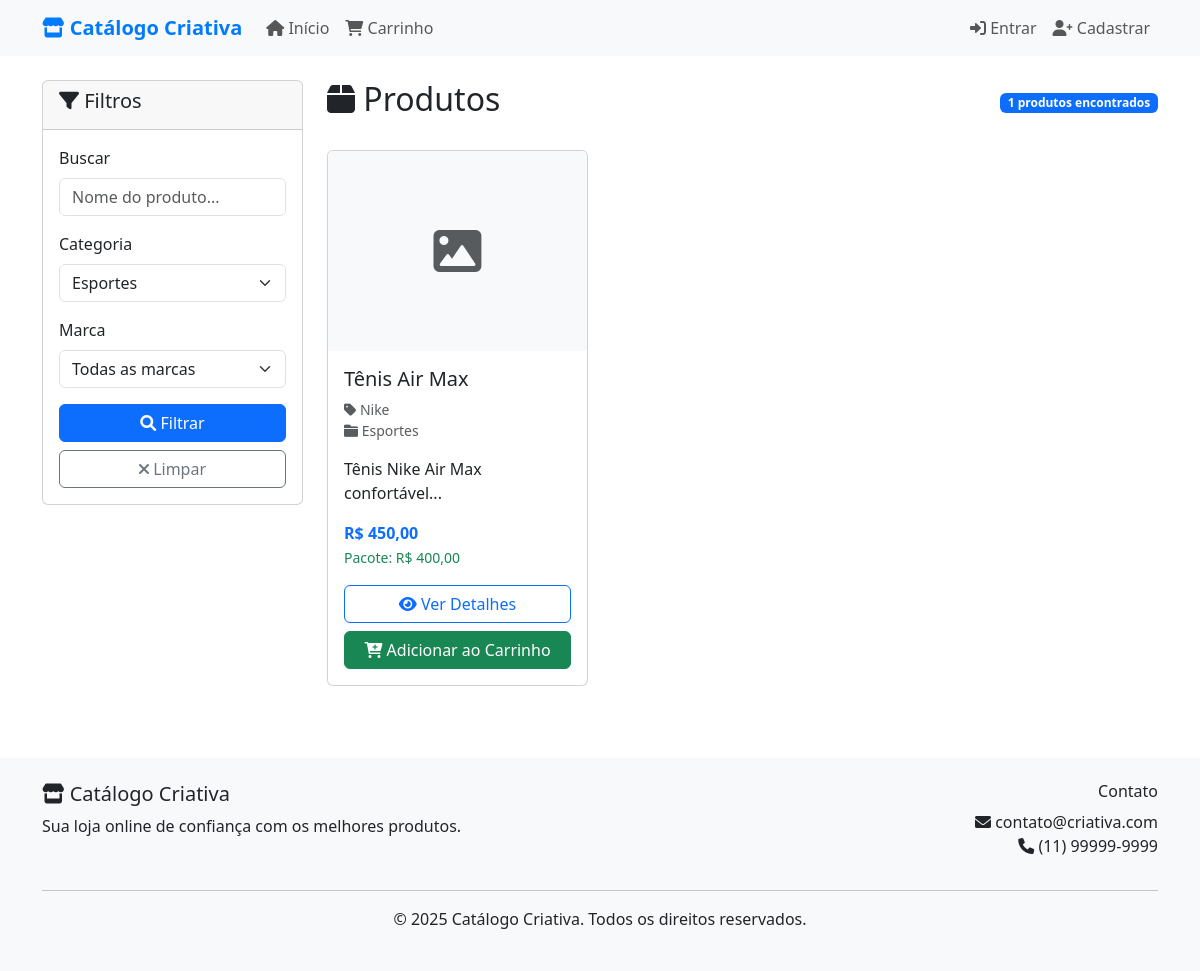
Screenshot of /?controller=home&action=index&category=4 with the database file from the repository.
### tables this page shows
CREATE TABLE IF NOT EXISTS products (
    id INT AUTO_INCREMENT PRIMARY KEY,
    name VARCHAR(255) NOT NULL,
    brand_id INT,
    category_id INT,
    description TEXT,
    unit_price DECIMAL(10,2) NOT NULL,
    package_price DECIMAL(10,2),
    status ENUM('available', 'unavailable') DEFAULT 'available',
    created_at TIMESTAMP DEFAULT CURRENT_TIMESTAMP,
    updated_at TIMESTAMP DEFAULT CURRENT_TIMESTAMP ON UPDATE CURRENT_TIMESTAMP,
    FOREIGN KEY (brand_id) REFERENCES brands(id) ON DELETE SET NULL,
    FOREIGN KEY (category_id) REFERENCES categories(id) ON DELETE SET NULL
);

CREATE TABLE IF NOT EXISTS categories (
    id INT AUTO_INCREMENT PRIMARY KEY,
    name VARCHAR(255) NOT NULL,
    description TEXT,
    created_at TIMESTAMP DEFAULT CURRENT_TIMESTAMP
);

CREATE TABLE IF NOT EXISTS brands (
    id INT AUTO_INCREMENT PRIMARY KEY,
    name VARCHAR(255) NOT NULL,
    description TEXT,
    created_at TIMESTAMP DEFAULT CURRENT_TIMESTAMP
);

### core/Controller.php (called while the page is built, shortened)
<?php
class Controller {
    protected function view($view, $data = []) {
        extract($data);
        require_once "views/$view.php";
    }
}
?>

### controllers/HomeController.php (called while the page is built, shortened)
<?php
class HomeController extends Controller {
    private $productModel;
    private $categoryModel;
    private $brandModel;
    public function __construct() {
        $this->productModel = new Product();
        $this->categoryModel = new Category();
        $this->brandModel = new Brand();
    }
    public function index() {
        $filters = [
            'status' => 'available'
        ];
        if (!empty($_GET['category'])) {
            $filters['category_id'] = $_GET['category'];
        }
        $products = $this->productModel->getAll($filters);
        $categories = $this->categoryModel->getAll();
        $brands = $this->brandModel->getAll();
        $this->view('home/index', [
            'products' => $products,
            'categories' => $categories,
            'brands' => $brands,
            'filters' => $filters
        ]);
    }
}
?>

### core/Database.php (called while the page is built, shortened)
<?php
class Database {
    private static $instance = null;
    private $connection;
    private function __construct() {
        try {
            $this->connection = new PDO(
                "mysql:host=" . DB_HOST . ";dbname=" . DB_NAME . ";charset=utf8",
                DB_USER,
                DB_PASS,
                [
                    PDO::ATTR_ERRMODE => PDO::ERRMODE_EXCEPTION,
                    PDO::ATTR_DEFAULT_FETCH_MODE => PDO::FETCH_ASSOC,
                    PDO::ATTR_EMULATE_PREPARES => false
                ]
            );
        } catch (PDOException $e) {
            die("Erro na conexão: " . $e->getMessage());
        }
    }
    public static function getInstance() {
        if (self::$instance === null) {
            self::$instance = new self();
        }
        return self::$instance;
    }
    public function query($sql, $params = []) {
        $stmt = $this->connection->prepare($sql);
        $stmt->execute($params);
        return $stmt;
    }
    public function fetchAll($sql, $params = []) {
        $stmt = $this->query($sql, $params);
        return $stmt->fetchAll();
    }
}
?>

### models/Category.php (called while the page is built, shortened)
<?php
class Category {
    private $db;
    public function __construct() {
        $this->db = Database::getInstance();
    }
    public function getAll() {
        $sql = "SELECT * FROM categories ORDER BY name";
        return $this->db->fetchAll($sql);
    }
}
?>

### models/Product.php (called while the page is built, shortened)
<?php
class Product {
    private $db;
    public function __construct() {
        $this->db = Database::getInstance();
    }
    public function getAll($filters = []) {
        $sql = "SELECT p.*, b.name as brand_name, c.name as category_name
                FROM products p
                LEFT JOIN brands b ON p.brand_id = b.id
                LEFT JOIN categories c ON p.category_id = c.id
                WHERE 1=1";
        $params = [];
        if (!empty($filters['status'])) {
            $sql .= " AND p.status = ?";
            $params[] = $filters['status'];
        }
        if (!empty($filters['category_id'])) {
            $sql .= " AND p.category_id = ?";
            $params[] = $filters['category_id'];
        }
        $sql .= " ORDER BY p.created_at DESC";
        return $this->db->fetchAll($sql, $params);
    }
}
?>

### views/home/index.php (the view, shortened to what this page needs)
<?php require_once 'views/layout/header.php'; ?>
<div class="container mt-4">
    <div class="row">
        <div class="col-md-3">
            <div class="card">
                <div class="card-header">
                    <h5><i class="fas fa-filter"></i> Filtros</h5>
                </div>
                <div class="card-body">
                    <form method="GET">
                        <div class="mb-3">
                            <label class="form-label">Buscar</label>
                            <input type="text" class="form-control" name="search" value="<?= htmlspecialchars($filters['search'] ?? '') ?>" placeholder="Nome do produto...">
                        </div>
                        <div class="mb-3">
                            <label class="form-label">Categoria</label>
                            <select class="form-select" name="category">
                                <?php foreach ($categories as $category): ?>
                                    <option value="<?= $category['id'] ?>" <?= ($filters['category_id'] ?? '') == $category['id'] ? 'selected' : '' ?>>
                                        <?= htmlspecialchars($category['name']) ?>
                                    </option>
                                <?php endforeach; ?>
                            </select>
                        </div>
                        <div class="mb-3">
                            <label class="form-label">Marca</label>
                            <select class="form-select" name="brand">
                                <option value="">Todas as marcas</option>
                            </select>
                        </div>
                        <button type="submit" class="btn btn-primary w-100">
                            <i class="fas fa-search"></i> Filtrar
                        </button>
                        <a href="<?= BASE_URL ?>" class="btn btn-outline-secondary w-100 mt-2">
                            <i class="fas fa-times"></i> Limpar
                        </a>
                    </form>
                </div>
            </div>
        </div>
        <div class="col-md-9">
            <div class="d-flex justify-content-between align-items-center mb-4">
                <h2><i class="fas fa-box"></i> Produtos</h2>
                <span class="badge bg-primary"><?= count($products) ?> produtos encontrados</span>
            </div>
            <?php if (empty($products)): ?>
                <div class="alert alert-info text-center">
                    <i class="fas fa-info-circle"></i> Nenhum produto encontrado com os filtros aplicados.
                </div>
            <?php else: ?>
                <div class="row">
                    <?php foreach ($products as $product): ?>
                        <div class="col-md-4 mb-4">
                            <div class="card h-100">
                                <?php
                                $primaryImage = null;
                                ?>
                                <?php if ($primaryImage): ?>
                                    <img src="<?= BASE_URL ?>/uploads/products/<?= $primaryImage['image_path'] ?>" class="card-img-top product-image" alt="<?= htmlspecialchars($product['name']) ?>">
                                <?php else: ?>
                                    <div class="card-img-top product-image bg-light d-flex align-items-center justify-content-center">
                                        <i class="fas fa-image fa-3x text-muted"></i>
                                    </div>
                                <?php endif; ?>
                                <div class="card-body d-flex flex-column">
                                    <h5 class="card-title"><?= htmlspecialchars($product['name']) ?></h5>
                                    <p class="card-text text-muted small">
                                        <i class="fas fa-tag"></i> <?= htmlspecialchars($product['brand_name'] ?? 'Sem marca') ?><br>
                                        <i class="fas fa-folder"></i> <?= htmlspecialchars($product['category_name'] ?? 'Sem categoria') ?>
                                    </p>
                                    <p class="card-text"><?= htmlspecialchars(substr($product['description'], 0, 100)) ?>...</p>
                                    <div class="mt-auto">
                                        <div class="d-flex justify-content-between align-items-center mb-3">
                                            <div>
                                                <strong class="text-primary">R$ <?= number_format($product['unit_price'], 2, ',', '.') ?></strong>
                                                <?php if ($product['package_price']): ?>
                                                    <br><small class="text-success">Pacote: R$ <?= number_format($product['package_price'], 2, ',', '.') ?></small>
                                                <?php endif; ?>
                                            </div>
                                        </div>
                                        <div class="d-grid gap-2">
                                            <a href="<?= BASE_URL ?>?controller=home&action=product&id=<?= $product['id'] ?>" class="btn btn-outline-primary">
                                                <i class="fas fa-eye"></i> Ver Detalhes
                                            </a>
                                            <button class="btn btn-success" onclick="addToCart(<?= $product['id'] ?>)">
                                                <i class="fas fa-cart-plus"></i> Adicionar ao Carrinho
                                            </button>
                                        </div>
                                    </div>
                                </div>
                            </div>
                        </div>
                    <?php endforeach; ?>
                </div>
            <?php endif; ?>
        </div>
    </div>
</div>
<?php require_once 'views/layout/footer.php'; ?>

### views/layout/header.php (style rules this page uses)
.card { transition: transform 0.2s; }
.product-image { height: 200px; object-fit: cover; }

### rows the page displays
products: category "Esportes", name "Tênis Air Max", brand.name "Nike", category.name "Esportes", description "Tênis Nike Air Max confortável", unit_price "450,00", package_price "400,00"

### other values shown
count($products) "1"
